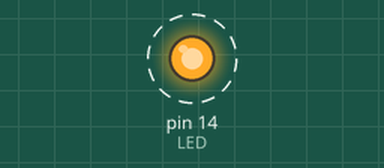
The program below on a simulated MicroPython board. On the bench: output pins drawn as LEDs (lit = HIGH). Dashed ring = blinking. What the program prints to the serial console is not drawn.

Above: at 0.1 s.
Timing chart, 0 to 3.0 s (numbered marks = the images above):
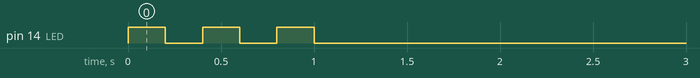

Measured:
- by itself, pin 14 (LED): alternates HIGH for 0.20 s and LOW for 0.20 s, 6 changes in all, then stays LOW

The program:

main.py
```python
from machine import Pin
from time import sleep

# GLOBAL VARIABLES
LED = Pin(14, Pin.OUT)
PIR_sensor = Pin(13, Pin.IN, Pin.PULL_UP)

# Startup signaling
def ledStartupSignal():
    LED.low()

    for i in range(6):
        LED.toggle()
        sleep(0.2)

# PIR Interrupt Handler - called when motion is / is not detected (sensor changes state)
def pirSensorInterruptHandler(pin):
   if PIR_sensor.value() == 1:
       print("Motion Detected! -> LED is now ON")
       LED.high()
   else:
       print("No motion detected -> LED is OFF")
       LED.low()


# Main
def main():
    print("Program starting...")
    ledStartupSignal()
    PIR_sensor.irq(trigger=Pin.IRQ_FALLING|Pin.IRQ_RISING, handler=pirSensorInterruptHandler)
    print("Program initialized")


main()
```
